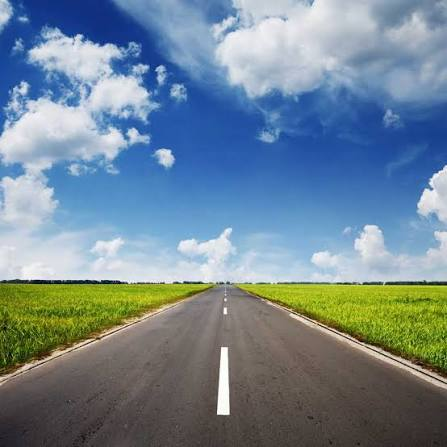
#> input picture CV/images2.jpg, 447 x 447 px
$ python -i Hao_Harris_A1.py   (imports and definitions only)
#> lines starting #> are read from the running program, lines starting #| are printed output that depends on the picture
#> further down, picture is the input picture: shape (447, 447, 3); mean B, G, R 147.3, 134.2, 114.3
import numpy as np
import cv2 as cv

# OpenCV đọc ảnh theo thứ tự B, G, R
LUMINANCE_WEIGHTS_BGR = np.array([0.114, 0.587, 0.299])

def convert2grey(img):
    """Ảnh BGR -> xám. Công thức: Y = 0.299 R + 0.587 G + 0.114 B."""
    return np.round(img[..., :3] @ LUMINANCE_WEIGHTS_BGR)

def gaussian_blur(img, sigma):
#> called with sigma = 1.4
    from scipy.ndimage import gaussian_filter
    filtered_image = gaussian_filter(img, sigma = sigma)
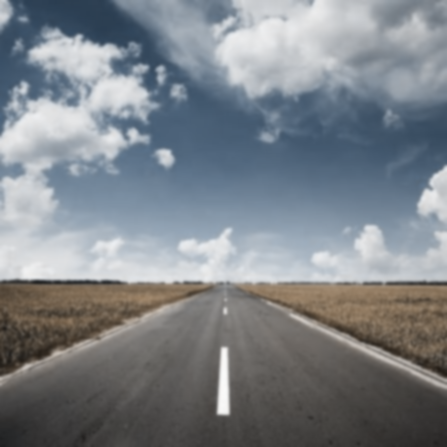
#> filtered_image: shape (447, 447, 3); mean B, G, R 136.1, 130.4, 124.8
    # filtered_image = cv.filter2D(img, -1, guassian_kernel)

    return filtered_image

def structure_tensor(img, sigma_i, sigma_d):
    """Ma trận mô-men bậc hai theo công thức (1), đã nhân sigma_d**2.
    sigma_d: độ mờ trước khi lấy đạo hàm.
    sigma_i: bán kính cửa sổ lấy trung bình các tích đạo hàm.
    -> (Mxx, Mxy, Myy), mỗi phần tử cùng kích thước ảnh.
    """

    sobelx = np.array(
    [[-1, 0, 1],
     [-2, 0, 2],
     [-1, 0, 1]]
    ) * 1 / 8

    sobely = np.array(
        [[-1, -2, -1],
         [0, 0, 0],
         [1, 2, 1]]
    ) * 1 / 8

    filtered_image = gaussian_blur(img, sigma= sigma_d)

    L_x = cv.filter2D(filtered_image, -1, sobelx)
    L_y = cv.filter2D(filtered_image, -1, sobely)
    L_xL_y = L_x * L_y

    # print(L_x)

    Mxx = (sigma_d**2)*gaussian_blur(L_x * L_x, sigma_i)
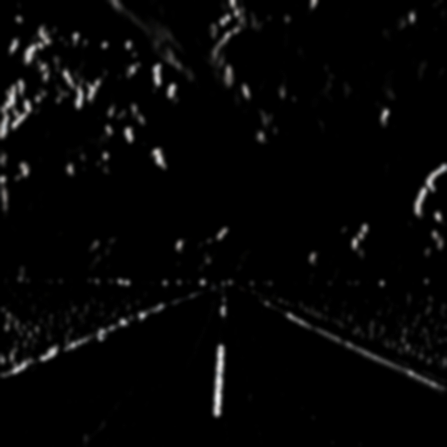
#> Mxx: shape (447, 447, 3) float64; mean B, G, R 6.3, 6.4, 6.4
    Myy = (sigma_d**2)*gaussian_blur(L_y * L_y, sigma_i)
#> call 3 of gaussian_blur, with sigma = 2
#> in gaussian_blur (call 3), `filtered_image = gaussian_filter(img, sigma = sigma)`:
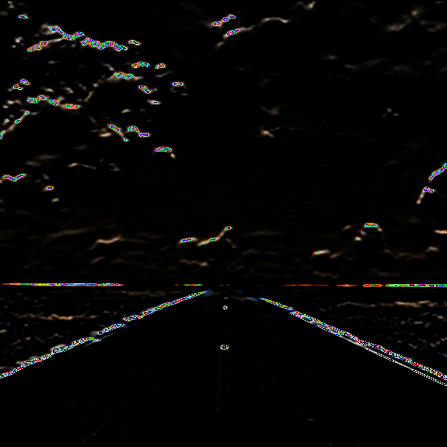
#> img: shape (447, 447, 3); mean B, G, R 4.9, 5.5, 6.1
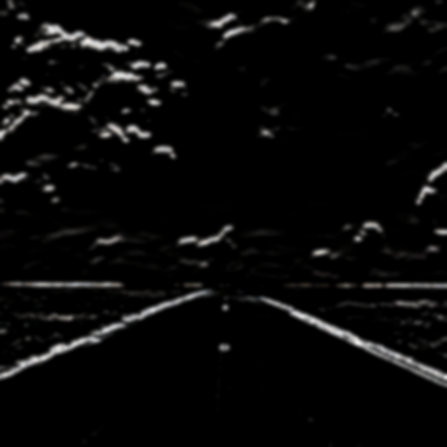
#> Myy: shape (447, 447, 3) float64; mean B, G, R 9.4, 9.5, 9.6
    Mxy = (sigma_d**2)*gaussian_blur(L_xL_y, sigma_i)
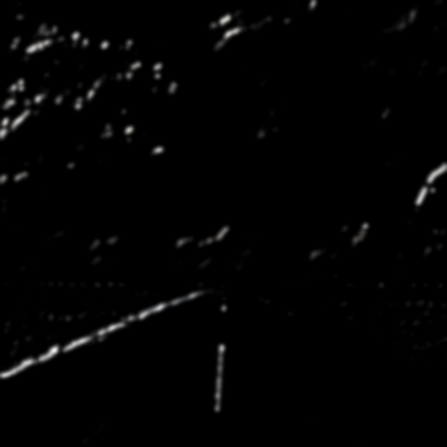
#> Mxy: shape (447, 447, 3) float64; mean B, G, R 3.2, 3.3, 3.3

    return Mxx, Mxy, Myy


def harris_response(img, sigma_i, sigma_d, k=0.04):
    """Đáp ứng R theo công thức (2). -> mảng float cùng kích thước ảnh."""
    Mxx, Mxy, Myy = structure_tensor(img, sigma_i, sigma_d)
    det = (Mxx * Myy) - Mxy ** 2
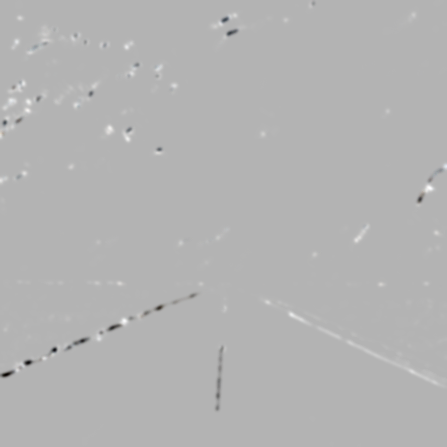
#> det: shape (447, 447, 3) float64; mean B, G, R 13.1, 13.9, 13.6; drawn with min black and max white
    trace = Mxx + Myy
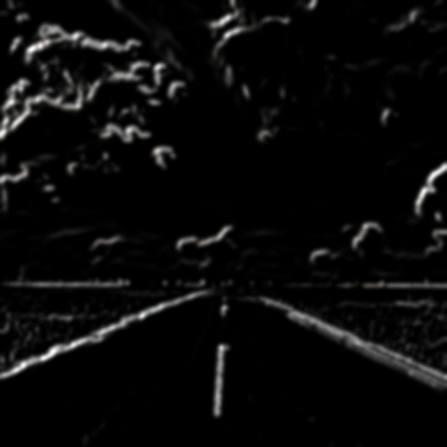
#> trace: shape (447, 447, 3) float64; mean B, G, R 15.6, 15.9, 16.1; drawn with min black and max white
    R = det - k * (trace * trace)
    return R

def nms_2d(response, window=3):
    """Cực đại địa phương trong cửa sổ window x window. -> mảng bool."""
#> (the run stopped early here; a loop or call above may not have finished)

$ run again, on CV/flowers.jpg
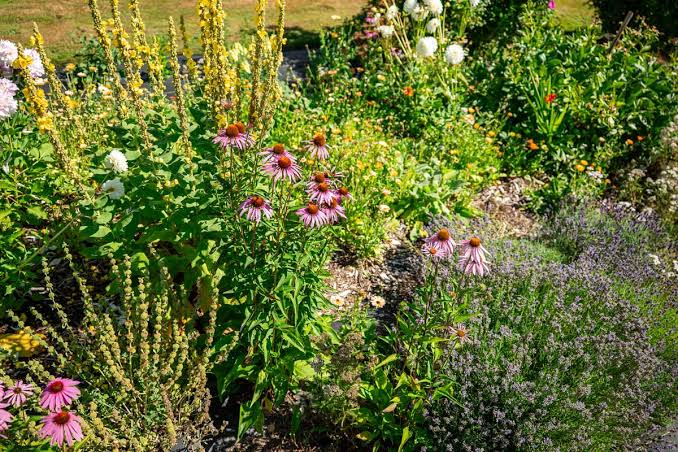
#> input picture CV/flowers.jpg, 678 x 452 px
#> picture is the input picture: shape (452, 678, 3); mean B, G, R 52.6, 109.2, 99.4
#> in harris_response, `trace = Mxx + Myy`:
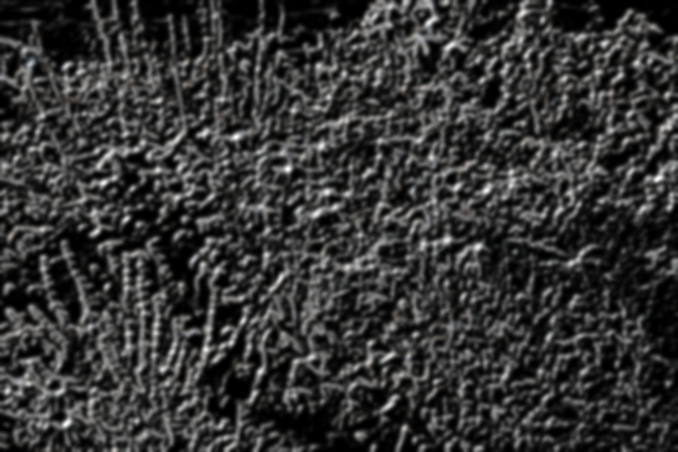
#> trace: shape (452, 678, 3) float64; mean B, G, R 83.8, 84.5, 84.7; drawn with min black and max white
#> in harris_response, `R = det - k * (trace * trace)`:
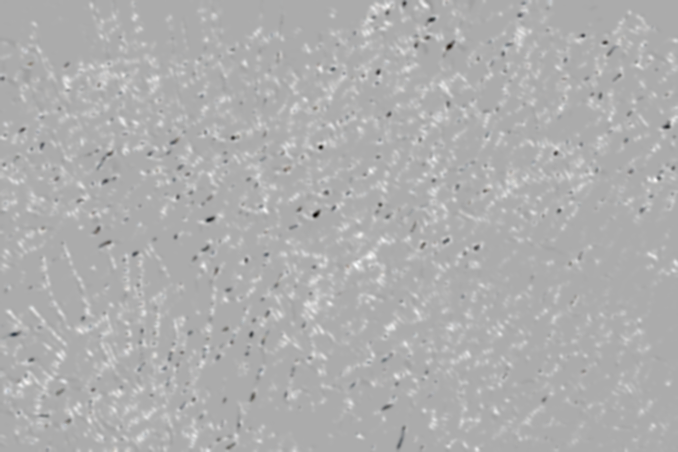
#> R: shape (452, 678, 3) float64; mean B, G, R 616.7, 623, 621.5; drawn with min black and max white
